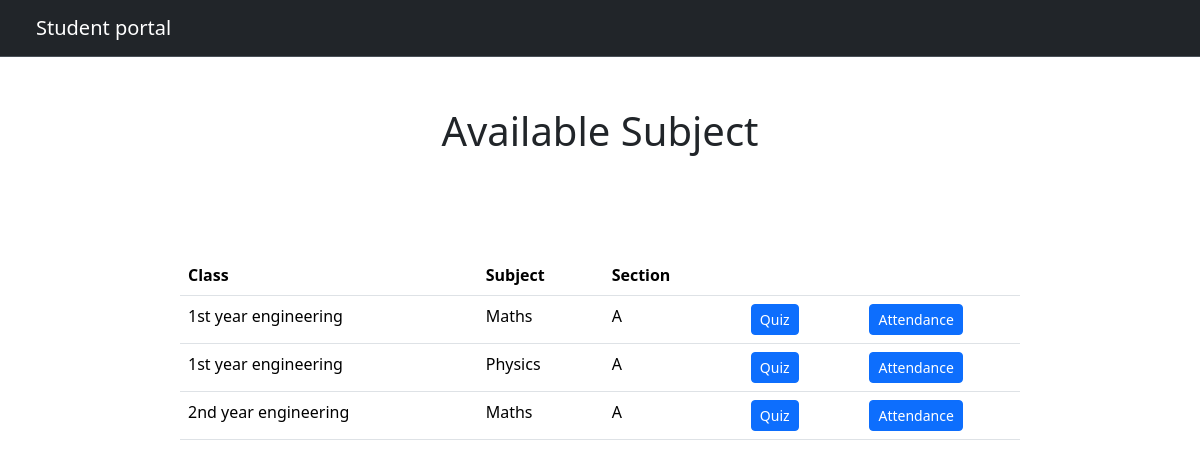
Page /teacher/home/ (signed in) on the committed database.
### administrator/models.py (models this page shows)
class Class(models.Model):
    name = models.CharField(max_length=100)
    subject = models.CharField(max_length=100)
    section = models.CharField(max_length=100)
    def __str__(self):
        return self.name

### Teacher/views.py (the view)
# urls.py: path("home/", views.home, name="home"),
def home(request):
    teacher_id= request.session['Teacher_login']
    all_classes=[]
    classes_id= Teacher_Class.objects.filter(teacher_id_id= teacher_id).values_list('class_id_id', flat=True)
    for c_id in classes_id:
        single_class= Class.objects.get(id= c_id)
        all_classes.append(single_class)
    print(all_classes)
    return render(request,'Teacher/home.html',context={'classes':all_classes})

### Teacher/Templates/Teacher/home.html (shortened to what this page needs)
{% extends 'Teacher/baseTeacher.html' %}
{% block content %}
<h1 style="text-align: center; margin:50px 50px;">Available Subject</h1>
<table class="table ms-auto mx-auto" style="width: 70%  ; margin-top: 100px;" >
    <thead>
    <tr>
        <th >Class</th>
        <th >Subject</th>
        <th >Section</th>
        <th></th>
        <th></th>
    </tr>
    </thead>
    <tbody>
    {% for class in classes %}
    <tr>
        <td>{{ class.name }}</td>
        <td>{{ class.subject }}</td>
        <td>{{ class.section }}</td>
        <td>
            <button type="button" class="btn btn-primary btn-sm" onclick="window.location.href='{% url 'teacher:quiz_tree' class.name class.subject class.section %}'" style="margin-left:15% ;">Quiz</button>
        </td>
        <td>
            <button type="button" class="btn btn-primary btn-sm" onclick="window.location.href='{% url 'teacher:attendance_tree' class.name class.subject class.section %}'" style="margin-left:15% ;">Attendance</button>
        </td>
    {% endfor %}
    </tbody>
</table>
{% endblock %}

### rows in the picture
Class: name "1st year engineering", subject "Maths", section "A"
Class: name "1st year engineering", subject "Physics", section "A"
Class: name "2nd year engineering", subject "Maths", section "A"
